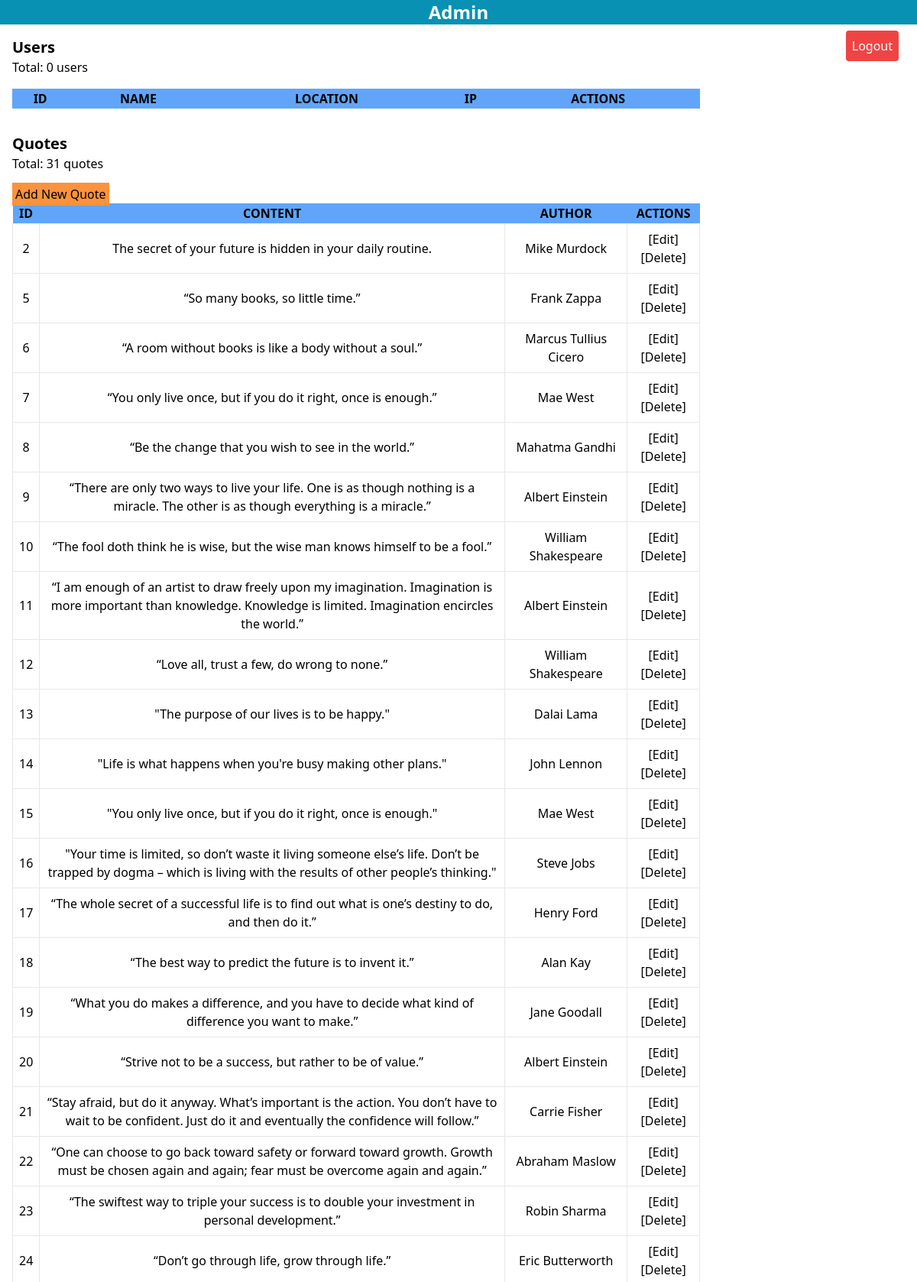
Screenshot of /pages/admin.php (signed in, upper part) with the database file from the repository.
### tables this page shows
CREATE TABLE `quotes` (
  `id` int(10) NOT NULL,
  `content` text NOT NULL,
  `author` varchar(200) NOT NULL
);

### db/dao/UserDaoMysql.php (called while the page is built, shortened)
<?php
class UserDaoMysql implements UserDao {
    private $pdo;
    public function __construct(PDO $driver) {
        $this->pdo = $driver;
    }
    public function getAll() {
        $array = [];
        $sql = $this->pdo->query("SELECT * FROM users");
        return $array;
    }
}
?>

### db/dao/QuoteDaoMysql.php (called while the page is built, shortened)
<?php
require_once __DIR__ . '../../models/Quote.php';
class QuoteDaoMysql implements QuoteDao {
    private $pdo;
    public function __construct(PDO $driver) {
        $this->pdo = $driver;
    }
    public function getAll() {
        $array = [];
        $sql = $this->pdo->query("SELECT * FROM quotes");
        if($sql->rowCount() > 0) {
            $data = $sql->fetchAll();
            foreach($data as $item) {
                $q = new Quote();
                $q->setId($item['id']);
                $q->setContent($item['content']);
                $q->setAuthor($item['author']);
                $array[] = $q;
            }
        }
        return $array;
    }
}

### db/models/Quote.php (called while the page is built, shortened)
<?php
class Quote {
    private $id;
    private $content;
    private $author;
    public function getId() {
        return $this->id;
    }
    public function setId($i) {
        $this->id = trim($i);
    }
    public function getContent() {
        return $this->content;
    }
    public function setContent($c) {
        $this->content = trim(ucfirst($c));
    }
    public function getAuthor() {
        return $this->author;
    }
    public function setAuthor($a) {
        $this->author = trim(ucfirst($a));
    }
}
?>

### pages/admin.php (the view, shortened to what this page needs)
<?php
require_once '../config.php';
require_once '../db/dao/UserDaoMysql.php';
require_once '../db/dao/QuoteDaoMysql.php';
include_once 'partials/header.php';
$userDao = new UserDaoMysql($pdo);
$userList = $userDao->getAll();
$quoteDao = new QuoteDaoMysql($pdo);
$quoteList = $quoteDao->getAll();
?>
<div class="p-4 overflow-hidden">
    <a href="logout.php" class="absolute top-10 right-6 p-2 text-white bg-red-500 rounded">Logout</a>
    <section class="mb-8 hover:overflow-y-auto" >
        <div class="mb-4">
            <h2 class="text-xl font-bold">Users</h2>
            <span>Total: <?=count($userList)?> users</span>
        </div>
        <table class="w-[900px]">
            <thead class="bg-blue-400">
                <tr>
                    <th>ID</th>
                    <th>NAME</th>
                    <th>LOCATION</th>
                    <th>IP</th>
                    <th>ACTIONS</th>
                </tr>
            </thead>
        </table>
    </section>
    <section class="mb-8 hover:overflow-auto">
        <div class="mb-4">
            <h2 class="text-xl font-bold">Quotes</h2>
            <span>Total: <?=count($quoteList)?> quotes</span>
        </div>
        <a class="p-1 bg-orange-400" href="newQuote.php" >Add New Quote</a>
        <table class="w-[900px]">
            <thead class="bg-blue-400">
                <tr>
                    <th>ID</th>
                    <th>CONTENT</th>
                    <th>AUTHOR</th>
                    <th>ACTIONS</th>
                </tr>
            </thead>
            <tbody>
                <?php foreach($quoteList as $quote): ?>
                    <tr class="border">
                        <td class="p-2 text-center border"><?=$quote->getId();?></td>
                        <td class="p-2 text-center border"><?=$quote->getContent();?></td>
                        <td class="p-2 text-center border"><?=$quote->getAuthor();?></td>
                        <td class="p-2 text-center border">
                            <a href="quoteUpdate.php?id=<?=$quote->getId()?>"> [Edit] </a>
                            <a href="quoteDelete.php?id=<?=$quote->getId()?>"> [Delete] </a>
                        </td>
                    </tr>
                <?php endforeach; ?>
            </tbody>
        </table>
    </section>
</div>
<?php include_once 'partials/footer.php';

### pages/partials/header.php (shortened to what this page needs)
<!DOCTYPE html>
<html lang="en">
<head>
    <script src="https://cdn.tailwindcss.com"></script>
</head>
<body class="w-full h-screen">
    <header class="p-2fixed top-0 left-0 right-0 bg-cyan-600 text-2xl text-center text-white font-bold">Admin</header>

### pages/partials/footer.php (shortened to what this page needs)
</body>
</html>

### rows the page displays
quotes: id "2", content "The secret of your future is hidden in your daily routine.", author "Mike Murdock"
quotes: id "5", content "“So many books, so little time.”", author "Frank Zappa"
quotes: id "6", content "“A room without books is like a body without a soul.”", author "Marcus Tullius Cicero"
quotes: id "7", content "“You only live once, but if you do it right, once is enough.”", author "Mae West"
quotes: id "8", content "“Be the change that you wish to see in the world.”", author "Mahatma Gandhi"
quotes: id "9", content "“There are only two ways to live your life. One is as though nothing is a miracle. The other is as though everything is a miracle.”", author "Albert Einstein"
quotes: id "10", content "“The fool doth think he is wise, but the wise man knows himself to be a fool.”", author "William Shakespeare"
quotes: id "11", content "“I am enough of an artist to draw freely upon my imagination. Imagination is more important than knowledge. Knowledge is limited. Imagination encircles the world.”", author "Albert Einstein"
quotes: id "12", content "“Love all, trust a few, do wrong to none.”", author "William Shakespeare"
quotes: id "13", content "\"The purpose of our lives is to be happy.\"", author "Dalai Lama"
quotes: id "14", content "\"Life is what happens when you're busy making other plans.\"", author "John Lennon"
quotes: id "15", content "\"You only live once, but if you do it right, once is enough.\"", author "Mae West"
quotes: id "16", content "\"Your time is limited, so don’t waste it living someone else’s life. Don’t be trapped by dogma – which is living with the results of other people’s thinking.\"", author "Steve Jobs"
quotes: id "17", content "“The whole secret of a successful life is to find out what is one’s destiny to do, and then do it.”", author "Henry Ford"
quotes: id "18", content "“The best way to predict the future is to invent it.”", author "Alan Kay"
quotes: id "19", content "“What you do makes a difference, and you have to decide what kind of difference you want to make.”", author "Jane Goodall"
quotes: id "20", content "“Strive not to be a success, but rather to be of value.”", author "Albert Einstein"
quotes: id "21", content "“Stay afraid, but do it anyway. What’s important is the action. You don’t have to wait to be confident. Just do it and eventually the confidence will follow.”", author "Carrie Fisher"
quotes: id "22", content "“One can choose to go back toward safety or forward toward growth. Growth must be chosen again and again; fear must be overcome again and again.”", author "Abraham Maslow"
quotes: id "23", content "“The swiftest way to triple your success is to double your investment in personal development.”", author "Robin Sharma"
quotes: id "24", content "“Don’t go through life, grow through life.”", author "Eric Butterworth"

### other values shown
count($userList) "0"
count($quoteList) "31"
